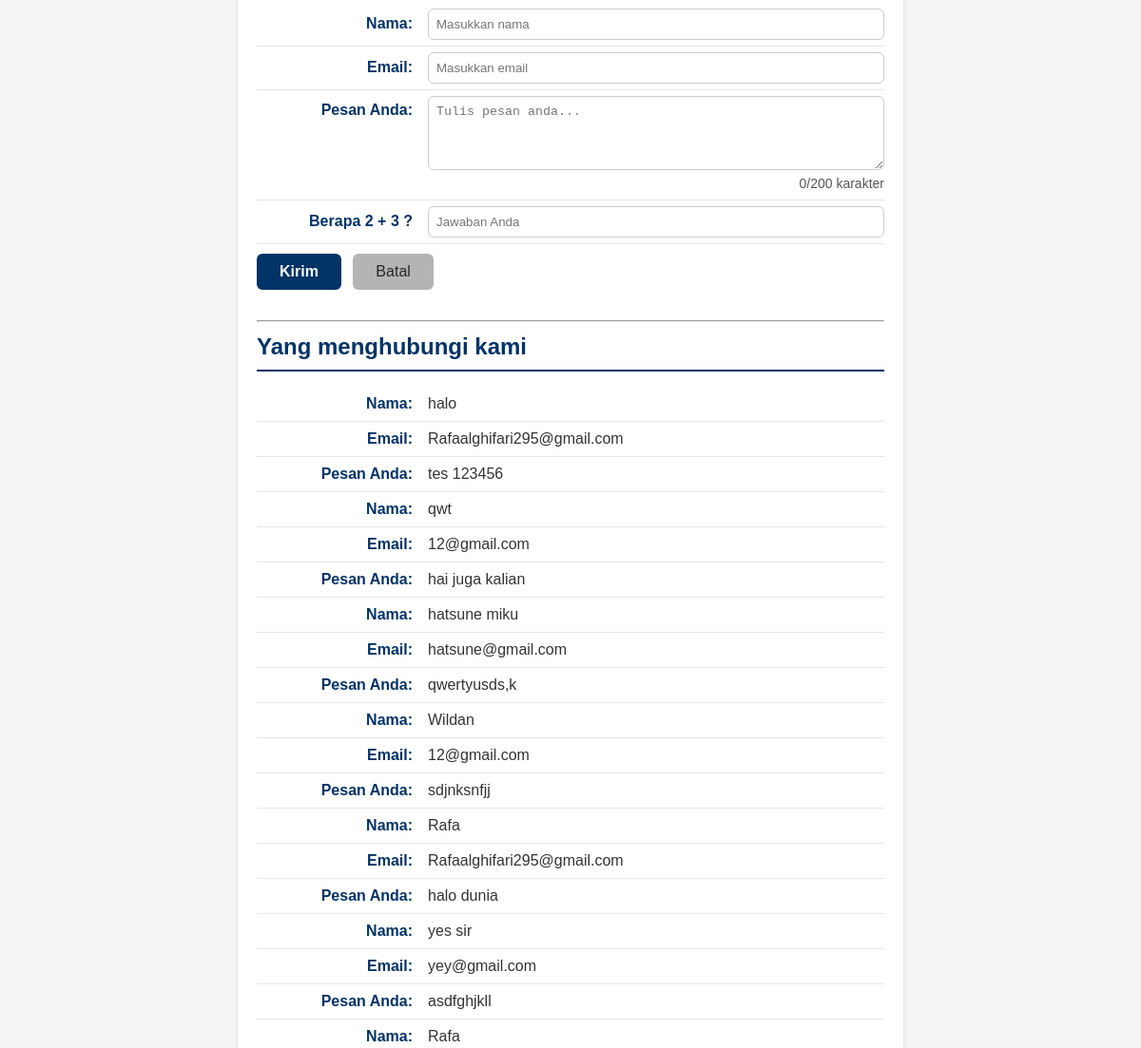
The app's page /Pertemuan-11/index.php (middle part), older data.
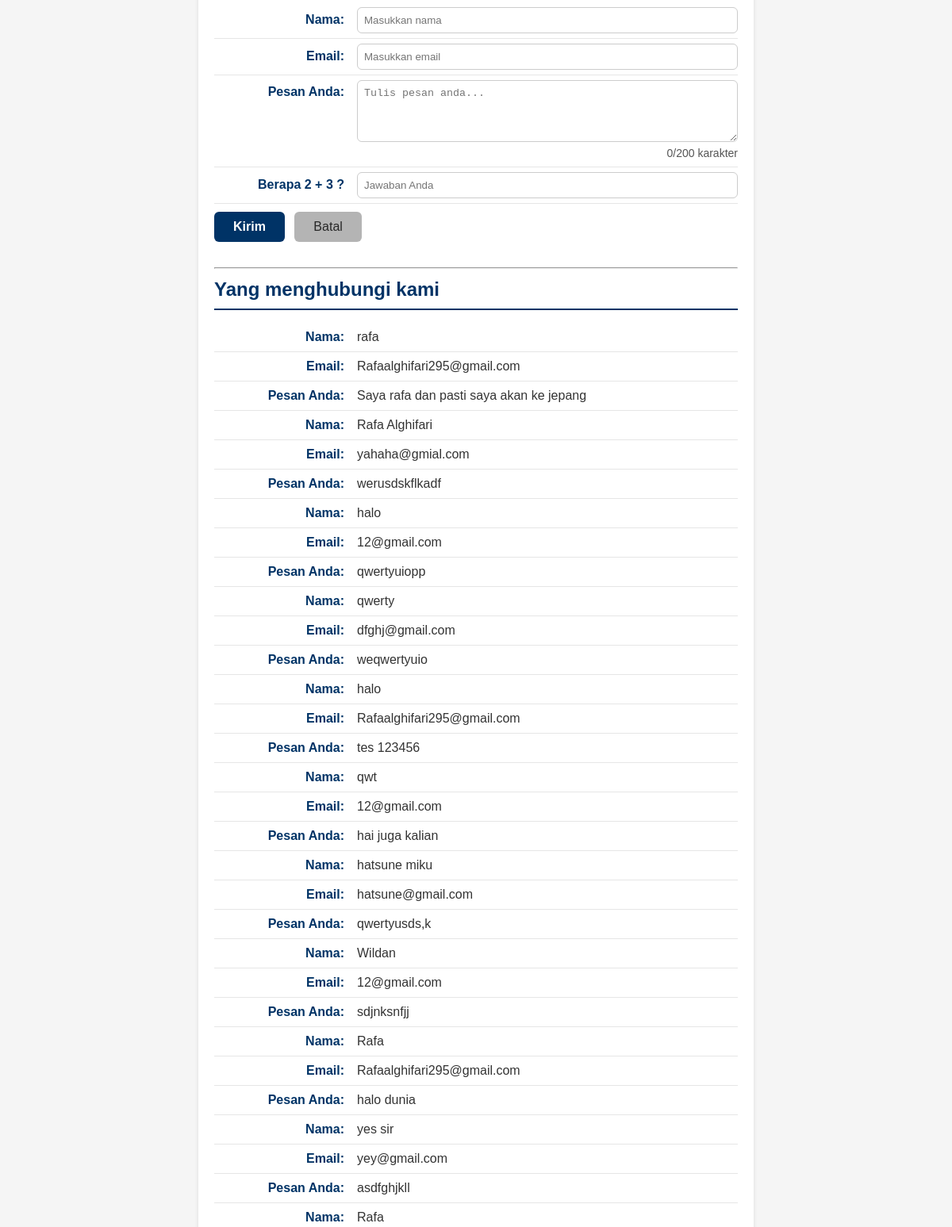
The same page, newer data.
### tables this page shows
CREATE TABLE `tbl_tamu` (
  `cid` int(11) NOT NULL,
  `cnama` varchar(100) DEFAULT NULL,
  `cemail` varchar(100) DEFAULT NULL,
  `cpesan` text,
  `dcreated_at` datetime NOT NULL DEFAULT CURRENT_TIMESTAMP
);

### Pertemuan-11/fungsi.php (the view, shortened to what this page needs)
<?php
function bersihkan($str)
{
  return htmlspecialchars(trim($str));
}
function tampilkanBiodata($conf, $arr)
{
  $html = "";
  foreach ($conf as $k => $v) {
    $label = $v["label"];
    $nilai = bersihkan($arr[$k] ?? '');
    $suffix = $v["suffix"];
    $html .= "<p><strong>{$label}</strong> {$nilai}{$suffix}</p>";
  }
  return $html;
}

### Pertemuan-11/read_inc.php
<?php
require_once __DIR__ . '/fungsi.php';
require 'koneksi.php';
$fieldContact = [
    "nama"  => ["label" => "Nama:",       "suffix" => ""],
    "email" => ["label" => "Email:",      "suffix" => ""],
    "pesan" => ["label" => "Pesan Anda:", "suffix" => ""]
];
$sql = "SELECT * FROM tbl_tamu ORDER BY cid DESC";
$q   = mysqli_query($conn, $sql);
if (!$q) {
    echo "<p>Gagal membaca data tamu: " . htmlspecialchars(mysqli_error($conn)) . "</p>";
} elseif (mysqli_num_rows($q) === 0) {
    echo "<p>Belum ada data tamu yang tersimpan.</p>";
} else {
    while ($row = mysqli_fetch_assoc($q)) {
        $arrContact = [
            "nama"  => $row["cnama"]  ?? "",
            "email" => $row["cemail"] ?? "",
            "pesan" => $row["cpesan"] ?? "",
        ];
        echo tampilkanBiodata($fieldContact, $arrContact);
    }
}
?>

Row changes from the older to the newer data that the page shows:
added tbl_tamu: label "Nama:", cnama "rafa", label "Email:", cemail "Rafaalghifari295@gmail.com", label "Pesan Anda:", cpesan "Saya rafa dan pasti saya akan ke jepang"
added tbl_tamu: label "Nama:", cnama "Rafa Alghifari", label "Email:", cemail "yahaha@gmial.com", label "Pesan Anda:", cpesan "werusdskflkadf"
added tbl_tamu: label "Nama:", cnama "halo", label "Email:", cemail "12@gmail.com", label "Pesan Anda:", cpesan "qwertyuiopp"
added tbl_tamu: label "Nama:", cnama "qwerty", label "Email:", cemail "dfghj@gmail.com", label "Pesan Anda:", cpesan "weqwertyuio"
